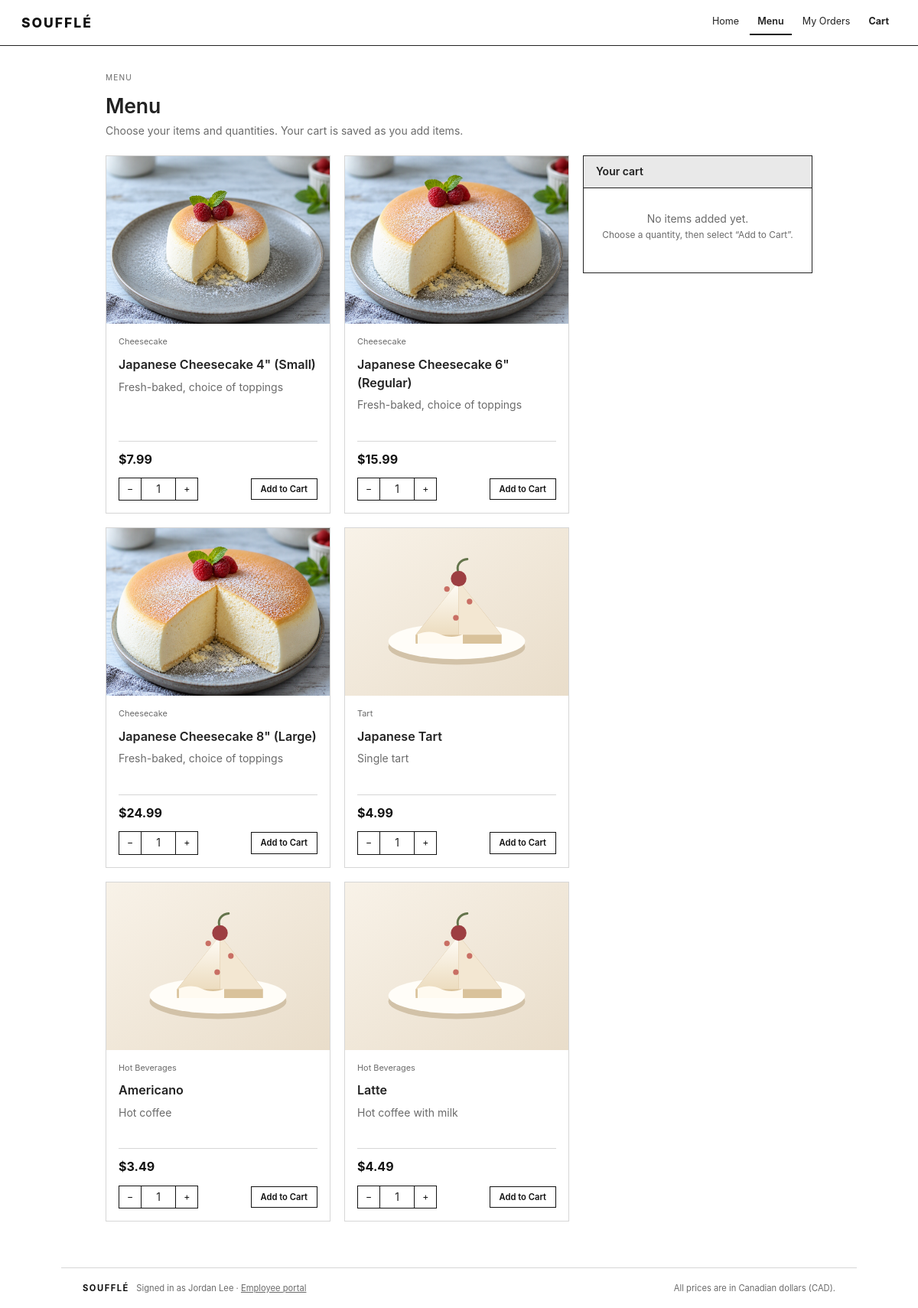
The page /menu on the database its author committed.
### tables this page shows
CREATE TABLE menu_items (
    menuItemID  INTEGER PRIMARY KEY,
    name        TEXT NOT NULL,
    description TEXT,
    category    TEXT,
    price       REAL NOT NULL CHECK (price >= 0),
    isAvailable INTEGER NOT NULL DEFAULT 1 CHECK (isAvailable IN (0, 1))
, imageURL TEXT);

### web_app.py (the view)
@app.route("/menu")
def site_menu():
    order = cart_order()
    return render_template("site/menu.html", menu=load_menu(),
                           cart=order_view(order) if order else None)

### database/connection.py (called while the page is built)
def get_connection(path=DB_PATH):
    conn = sqlite3.connect(path)
    conn.row_factory = sqlite3.Row
    conn.execute("PRAGMA foreign_keys = ON")
    return conn

### models/orders.py (called while the page is built)
def load_menu_item(menuItemID: int) -> MenuItem:
    with closing(get_connection()) as conn:
        r = conn.execute("SELECT * FROM menu_items WHERE menuItemID = ?", (menuItemID,)).fetchone()
    if r is None:
        raise ValueError(f"There is no menu item {menuItemID}.")
    return MenuItem(r["menuItemID"], r["name"], r["description"], r["category"], r["price"],
                    bool(r["isAvailable"]), r["imageURL"] if "imageURL" in r.keys() else None)

def load_menu() -> List[MenuItem]:
    with closing(get_connection()) as conn:
        rows = conn.execute("SELECT menuItemID FROM menu_items ORDER BY menuItemID").fetchall()
    return [load_menu_item(r["menuItemID"]) for r in rows]

### models/people.py (called while the page is built)
def load_customer(customerID: int) -> Customer:
    with closing(get_connection()) as conn:
        r = conn.execute("SELECT p.*, c.customerID FROM customers c JOIN persons p "
                         "ON p.personID = c.personID WHERE c.customerID = ?", (customerID,)).fetchone()
    if r is None:
        raise ValueError(f"There is no customer {customerID}.")
    return Customer(r["personID"], r["firstName"], r["lastName"], r["phone"], r["email"],
                    r["customerID"])

    def __post_init__(self):
        if type(self) is Person:
            raise TypeError("Person is abstract: create a Customer, Employee or Manager instead.")

    def getFullName(self) -> str:
        return f"{self.firstName} {self.lastName}"

### web_app.py (called while the page is built, shortened)
def current_staff():
    employeeID = session.get("employeeID")
    if not employeeID:
        return None

@app.before_request
def make_sure_database_exists():
    if not DB_PATH.exists():
        create_database()
    migrate_database()

@app.context_processor
def page_globals():
    cart_id = session.get("cart")
    cart_count = 0
    if cart_id:
        rows = query("SELECT COALESCE(SUM(quantity), 0) FROM order_lines WHERE orderID = ?",
                     (cart_id,))
        cart_count = rows[0][0]
    return {"staff": current_staff(), "today": date.today(), "cart_count": cart_count,
            "website_customer": load_customer(CUSTOMER_ID).getFullName(),
            "type_labels": ORDER_TYPE_LABELS}

### templates/site/menu.html (shortened to what this page needs)
{% extends "site/base.html" %}
{% from "macros.html" import menu_photo, money %}
{% block content %}
<div class="crumb">Menu</div>
<h1>Menu</h1>
<p class="lead">Choose your items and quantities. Your cart is saved as you add items.</p>
<div class="grid g-main">
  <section class="menu-cards" aria-label="Soufflé menu">
    {% for m in menu %}
    <article class="menu-card">
      {{ menu_photo(m) }}
      <div class="menu-card__body">
        <div class="menu-card__meta">
          <span>{{ m.category }}</span>
        </div>
        <h2>{{ m.name }}</h2>
        <p class="menu-card__description">{{ m.description or 'Freshly prepared with care.' }}</p>
        <div class="menu-card__footer">
          <strong class="menu-card__price">{{ money(m.price) }}</strong>
          <div class="menu-card__actions">
            <span class="stepper">
              <button type="button" aria-label="Decrease {{ m.name }} quantity" onclick="step(this,-1)">−</button>
              <input name="quantity" value="1" inputmode="numeric" aria-label="{{ m.name }} quantity"
                     form="add-{{ m.menuItemID }}">
              <button type="button" aria-label="Increase {{ m.name }} quantity" onclick="step(this,1)">+</button>
            </span>
            <form id="add-{{ m.menuItemID }}" method="post" action="{{ url_for('cart_add') }}">
              <button class="sm" {{ 'disabled' if not m.isAvailable }}>Add to Cart</button>
            </form>
          </div>
        </div>
      </div>
    </article>
    {% endfor %}
  </section>
  <aside class="box">
    <div class="box-head">Your cart {% if cart %}<span class="muted">Order ID: {{ cart.order.orderID }}</span>{% endif %}</div>
    <div class="box-body">
      {% if cart and cart.lines %}
        <table class="totals">
          {% for line in cart.lines %}
          <tr><td>{{ line.menuItem.name }} × {{ line.quantity }}
                <form class="inline" method="post" action="{{ url_for('cart_line') }}">
                  <input type="hidden" name="orderLineID" value="{{ line.orderLineID }}">
                  <input type="hidden" name="quantity" value="0">
                  <input type="hidden" name="next" value="{{ url_for('site_menu') }}">
                  <button class="sm" style="padding:0 6px; border:none; text-decoration:underline; font-weight:400">remove</button>
                </form></td>
              <td class="num">{{ money(line.lineTotal) }}</td></tr>
          {% endfor %}
          <tr class="grand"><td>Total (CAD)</td><td class="num">{{ money(cart.order.orderTotal) }}</td></tr>
        </table>
        <a class="btn primary block" style="margin-top:14px" href="{{ url_for('cart') }}">Review Order</a>
      {% else %}
        <p class="empty" style="padding:14px 0">No items added yet.<br><span class="small">Choose a quantity, then select “Add to Cart”.</span></p>
      {% endif %}
    </div>
  </aside>
</div>
{% endblock %}

### templates/macros.html (shortened to what this page needs)
{% macro money(value) -%}${{ '%.2f' | format(value or 0) }}{%- endmacro %}
{% macro menu_photo(item) -%}
  {% set placeholder = url_for('static', filename='images/menu-placeholder.svg') %}
  <img class="menu-card__photo" src="{{ item.imageURL or placeholder }}" alt="{{ item.name }}"
       loading="lazy" onerror="this.onerror=null;this.src='{{ placeholder }}'">
{%- endmacro %}

### static/style.css (style rules this page uses)
:root { --ink: #111; --text: #222; --muted: #6b6b6b; --line: #d6d6d6; --line-dark: #222; --panel: #f2f2f2; --panel-2: #e9e9e9; --side: #efefef; --white: #fff; --ok: #1f6b3a; --bad: #a12626; }
* { box-sizing: border-box; }
html { font-size: 14px; }
body { margin: 0; color: var(--text); background: var(--white); font-family: Inter, "Helvetica Neue", Arial, system-ui, sans-serif; line-height: 1.45; }
h1 { font-size: 1.9rem; font-weight: 600; margin: 0 0 4px; letter-spacing: -.2px; }
h2 { font-size: 1.15rem; font-weight: 600; margin: 0 0 12px; }
p { margin: 0 0 10px; }
.lead { color: var(--muted); margin-bottom: 22px; }
.small { font-size: .85rem; }
.crumb { font-size: .72rem; letter-spacing: 1.2px; text-transform: uppercase; color: var(--muted); margin-bottom: 10px; }
.box { border: 1px solid var(--line-dark); background: var(--white); margin-bottom: 18px; }
.box-head { background: var(--panel-2); border-bottom: 1px solid var(--line-dark); padding: 10px 16px; display: flex; justify-content: space-between; align-items: center; font-weight: 600; }
.box-body { padding: 16px; }
.grid { display: grid; gap: 18px; }
.g-main { grid-template-columns: 1fr 300px; align-items: start; }
.menu-cards { display: grid; grid-template-columns: repeat(auto-fit, minmax(220px, 1fr)); gap: 18px; align-items: stretch; }
.menu-card { display: flex; flex-direction: column; min-width: 0; overflow: hidden; border: 1px solid var(--line); background: var(--white); }
.menu-card__photo { display: block; width: 100%; aspect-ratio: 4 / 3; object-fit: cover; background: var(--panel); }
.menu-card__body { display: flex; flex: 1; flex-direction: column; padding: 16px; }
.menu-card__meta { display: flex; justify-content: space-between; align-items: center; gap: 8px; margin-bottom: 10px; color: var(--muted); font-size: .78rem; }
.menu-card__body h2 { margin-bottom: 7px; }
.menu-card__description { min-height: 2.9em; margin-bottom: 16px; color: var(--muted); }
.menu-card__footer { display: flex; flex-direction: column; gap: 12px; margin-top: auto; padding-top: 12px; border-top: 1px solid var(--line); }
.menu-card__price { font-size: 1.15rem; color: var(--ink); }
.menu-card__actions { display: flex; align-items: center; justify-content: space-between; gap: 8px; flex-wrap: wrap; }
.menu-card__actions form { margin: 0; }
.menu-card__actions button { padding: 5px 10px; }
.empty { color: var(--muted); padding: 26px; text-align: center; }
input, select, textarea { font: inherit; padding: 8px 10px; border: 1px solid #8a8a8a; background: #fff; color: var(--text); width: 100%; border-radius: 0; }
.btn, button { font: inherit; font-size: .88rem; font-weight: 600; cursor: pointer; display: inline-block; padding: 9px 18px; border: 1px solid var(--ink); background: var(--white); color: var(--ink); text-decoration: none; text-align: center; white-space: nowrap; border-radius: 0; }
.btn.sm, button.sm { padding: 5px 12px; font-size: .8rem; }
.stepper { display: inline-flex; border: 1px solid var(--ink); }
.stepper button { border: none; padding: 4px 10px; font-weight: 400; }
.stepper input { width: 46px; border: none; border-left: 1px solid var(--ink); border-right: 1px solid var(--ink); text-align: center; padding: 4px; }

### rows shown on the page
menu_items: imageURL (picture), category "Cheesecake", name "Japanese Cheesecake 4\" (Small)", description "Fresh-baked, choice of toppings", price "7.99", quantity "1"
menu_items: imageURL (picture), category "Cheesecake", name "Japanese Cheesecake 6\" (Regular)", description "Fresh-baked, choice of toppings", price "15.99"
menu_items: imageURL (picture), category "Cheesecake", name "Japanese Cheesecake 8\" (Large)", description "Fresh-baked, choice of toppings", price "24.99"
menu_items: category "Tart", name "Japanese Tart", description "Single tart", price "4.99"
menu_items: category "Hot Beverages", name "Americano", description "Hot coffee", price "3.49"
menu_items: category "Hot Beverages", name "Latte", description "Hot coffee with milk", price "4.49"

### other values the page prints
{{ website_customer }} "Jordan Lee"
